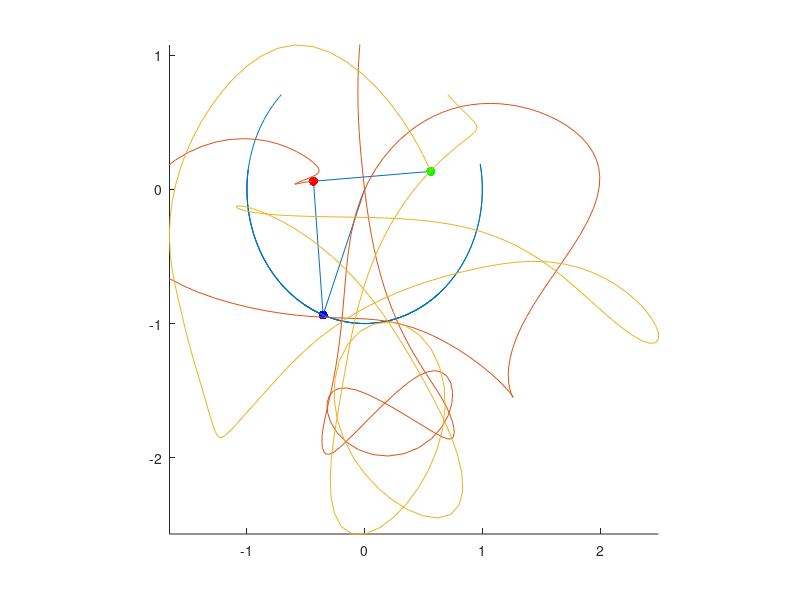

The MATLAB source for this figure:
function triplePenduloom()

g = 9.81;       % m.s^-2    Gravity constant
m = 1000000;          % kg        Mass of thing
l = 1;          % m         Length of rod
simTime = 5;   % s         Simulation Time

initialDataDegrees = [45; 135; -135; 0; 0; 0]; % [theta1; theta2; theta3; theta1'; theta2'; theta3';]
initialData = initialDataDegrees.*pi/180;   % Put it into rads
%initialData = [-.46; -1.2; 0; 0];

[T1, D1] = ode45(@updateAngles, [0:0.02:simTime], initialData);
%plot(T1, [D1(:,1) D1(:,2)])
%plot(T1, D1(:,3))

X1 = l*sin(D1(:,1));
Y1 = l*-cos(D1(:,1));
X2 = X1+l*sin(D1(:,2));
Y2 = Y1 - l*cos(D1(:,2));
X3 = X2 + l*sin(D1(:,3));
Y3 = Y2 - l*cos(D1(:,3));

minmax = [ min([Y1;Y3]), max([Y1;Y3]), min([X1;X3]), max([X1;X3])];
                    % Used for axes framing

for i=1:length(T1)
    clf;
    axis(minmax);
    hold on; % to your butts
    axis square;
    
    line([0, Y1(i)], [0, X1(i)]);
    line([Y1(i), Y2(i)], [X1(i), X2(i)]);
    line([Y2(i), Y3(i)], [X2(i), X3(i)]);
    
    plot(Y1(i), X1(i), 'b.', 'MarkerSize', 20);
    plot(Y2(i), X2(i), 'r.', 'MarkerSize', 20);
    plot(Y3(i), X3(i), 'g.', 'MarkerSize', 20);

    drawnow;
end

plot([Y1, Y2, Y3], [X1, X2, X3])

% axis([-2, 0 -2, 2])
% 
% comet(Y2, X2)
% axis([-2, 2 -2, 0])
% hold on
% comet(Y1, X1)
% axis([-2, 2 -2, 0])
% hold off

function Res = updateAngles(t, Angles)
        % Unwrap like it's xmas
        theta1 = Angles(1);
        theta2 = Angles(2);
        theta3 = Angles(3);
        theta1dot = Angles(4);
        theta2dot = Angles(5);
        theta3dot = Angles(6);
        
         g = g - 0.01;
        
        % DiffyQs
        Res = [theta1dot; theta2dot; theta3dot; ...
            (1/4).*l.^(-1).*((-4)+cos(2.*(theta1+(-1).*theta2))+cos(2.*( ...
  theta2+(-1).*theta3))).^(-1).*(9.*g.*cos(theta1)+(-3).*g.*cos( ...
  theta1+(-2).*theta2)+g.*cos(theta1+(-2).*theta3)+(-1).*g.*cos( ...
  theta1+2.*theta2+(-2).*theta3)+(-2).*g.*cos(theta1+(-2).*theta2+ ...
  2.*theta3)+8.*l.*theta2dot.^2.*sin(theta1+(-1).*theta2)+4.*l.* ...
  theta1dot.^2.*sin(2.*(theta1+(-1).*theta2))+2.*l.*theta3dot.^2.* ...
  sin(theta1+(-1).*theta3)+2.*l.*theta3dot.^2.*sin(theta1+(-2).* ...
  theta2+theta3)); ...
  (1/4).*l.^(-1).*((-4)+cos(2.*(theta1+(-1).*theta2) ...
  )+cos(2.*(theta2+(-1).*theta3))).^(-1).*((-6).*g.*cos(2.*theta1+( ...
  -1).*theta2)+8.*g.*cos(theta2)+(-1).*g.*cos(2.*theta1+(-1).* ...
  theta2+(-2).*theta3)+2.*g.*cos(theta2+(-2).*theta3)+g.*cos(2.* ...
  theta1+theta2+(-2).*theta3)+4.*l.*theta1dot.^2.*((-5).*sin(theta1+ ...
  (-1).*theta2)+sin(theta1+theta2+(-2).*theta3))+(-2).*l.* ...
  theta3dot.^2.*sin(2.*theta1+(-1).*theta2+(-1).*theta3)+10.*l.* ...
  theta3dot.^2.*sin(theta2+(-1).*theta3)+(-8).*l.*theta2dot.^2.*cos (...
  theta1+(-1).*theta3).*sin(theta1+(-2).*theta2+theta3)); ...
  (-1/2).* ...
  l.^(-1).*((-4)+cos(2.*(theta1+(-1).*theta2))+cos(2.*(theta2+(-1).* ...
  theta3))).^(-1).*(g.*cos(2.*theta1+(-1).*theta3)+(-1).*g.*cos(2.* ...
  theta1+(-2).*theta2+(-1).*theta3)+g.*cos(2.*theta2+(-1).*theta3)+ ...
  5.*g.*cos(theta3)+(-2).*g.*cos(2.*theta1+(-2).*theta2+theta3)+8.* ...
  l.*theta2dot.^2.*sin(theta2+(-1).*theta3)+8.*l.*theta1dot.^2.*cos (...
  theta1+(-1).*theta2).*sin(theta2+(-1).*theta3)+2.*l.* ...
  theta3dot.^2.*sin(2.*(theta2+(-1).*theta3)))];
        
        
end


end
